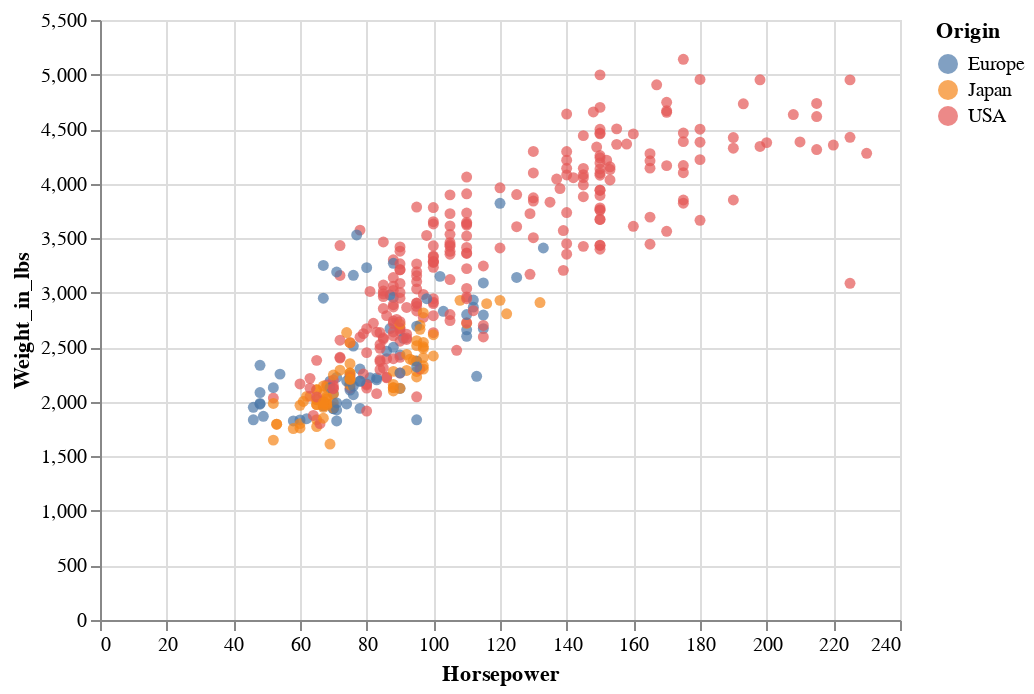

Write notebook code for a chart like this one.
### Code cell
alt.Chart(cars).mark_circle().encode(
    x='Horsepower',
    y='Weight_in_lbs',
    color='Origin'
).interactive()

### Figure 1 — Vega-Lite specification as saved in the notebook (floating-point values rounded to 4 significant figures; data arrays with more than 128 entries replaced by an {"elided": "..."} marker saying what was removed)
{"$schema": "https://vega.github.io/schema/vega-lite/v2.6.0.json", "config": {"view": {"height": 300, "width": 400}}, "data": {"name": "data-c8f93488148fad3697c74ae8c2dd0e69"}, "datasets": {"data-c8f93488148fad3697c74ae8c2dd0e69": {"elided": "406 records"}}, "encoding": {"color": {"field": "Origin", "type": "nominal"}, "x": {"field": "Horsepower", "type": "quantitative"}, "y": {"field": "Weight_in_lbs", "type": "quantitative"}}, "mark": "circle", "selection": {"selector003": {"bind": "scales", "encodings": ["x", "y"], "mark": {"fill": "#333", "fillOpacity": 0.125, "stroke": "white"}, "on": "[mousedown, window:mouseup] > window:mousemove!", "resolve": "global", "translate": "[mousedown, window:mouseup] > window:mousemove!", "type": "interval", "zoom": "wheel!"}}}
